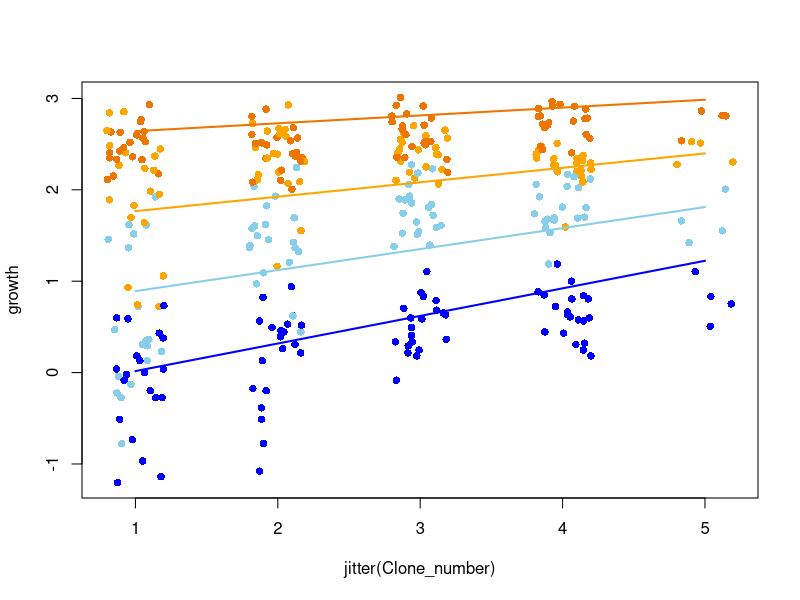
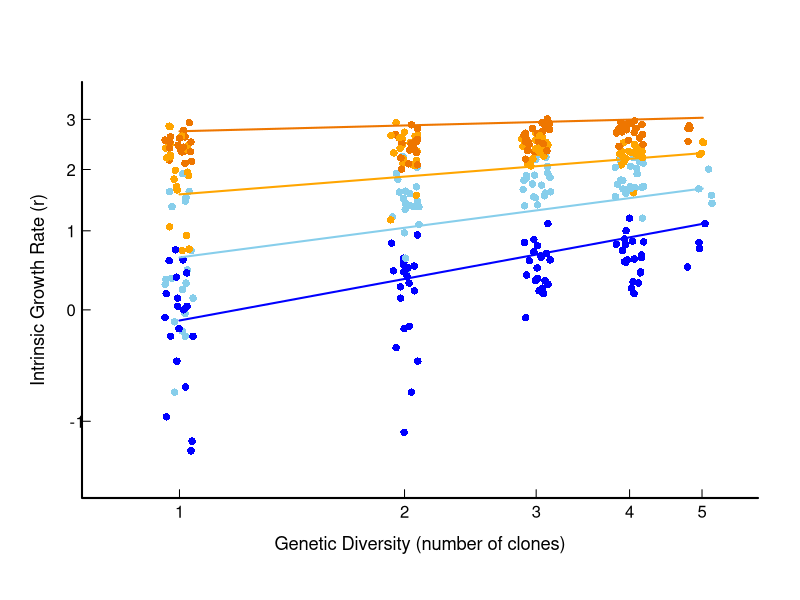
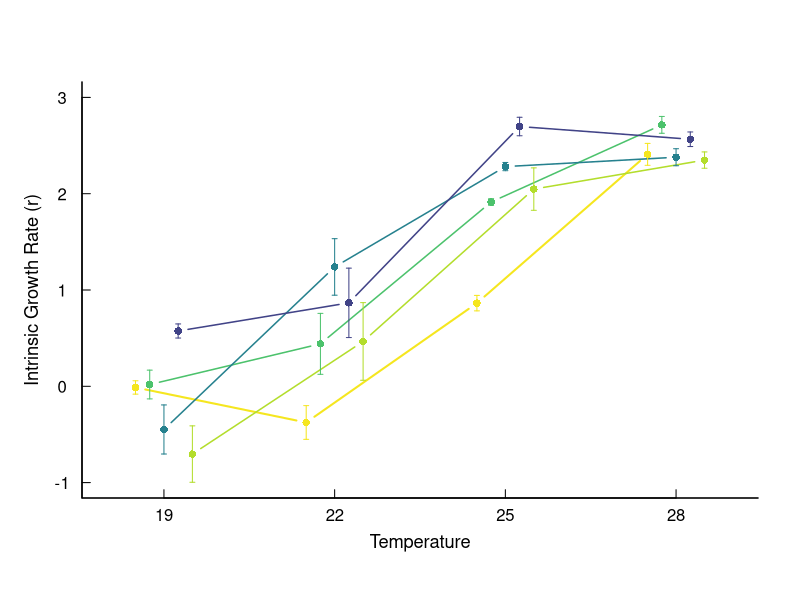

The R source for these figures, in order:
		####################################
		##### Singleton & Gibert, 2021 #####
		####################################
		
# install and load packages for data handling 
library("reshape2")
library("dplyr")
library("rstatix")
library("broom")
library("emmeans")
library("viridis")

##------------------------------------------------------------------------------------------
## 1) Data handling
# set working directory to the folder where the data file is 
setwd("~/Desktop/JP/Papers_in_progress/Alex_tetra/Data/Alex's_code")

# load data and visualize using function head 
tdata <- read.csv("Tetra_data_clones.csv")
head(tdata)

# Converting data from short format to long format
tdata_new <- melt(tdata,
id.vars=c("Temperature","Clone_number","Combination","Clone_A","Clone_B","Clone_C","Clone_D","Clone_E"))

# Calculating per capita growth rate (using as Ni=50in/ml and time=1 day)
tdata_new$growth <- log(tdata_new$value)-log(50)

# Redefine variables as needed (eg. Clone presence/absence as factor)
tdata_new <- tdata_new %>%
mutate(lgrowth=log10(growth+3),lclone=log10(Clone_number),Clone_A=as.factor(Clone_A),Clone_B=as.factor(Clone_B),Clone_C=as.factor(Clone_C),Clone_D=as.factor(Clone_D),Clone_E=as.factor(Clone_E))



##------------------------------------------------------------------------------------------
## 2) FIGURE 2a
# 1) Non-transformed data: Preliminary data analysis
# data analysis
mod <- lm(growth~Clone_number*Temperature,data=tdata_new)
summary(mod)

df_19 <- data.frame(Clone_number=seq(1,5,length.out=100),Temperature=rep(19,100))
df_22 <- data.frame(Clone_number=seq(1,5,length.out=100),Temperature=rep(22,100))
df_25 <- data.frame(Clone_number=seq(1,5,length.out=100),Temperature=rep(25,100))
df_28 <- data.frame(Clone_number=seq(1,5,length.out=100),Temperature=rep(28,100))
pred_19 <- t(t(predict(mod,df_19)))
pred_22 <- t(t(predict(mod,df_22)))
pred_25 <- t(t(predict(mod,df_25)))
pred_28 <- t(t(predict(mod,df_28)))

plot(growth~jitter(Clone_number),data=tdata_new,pch=16,col=c("blue","sky blue","orange","darkorange2")[as.factor(tdata_new$Temperature)])
lines(pred_19~df_19$Clone_number,col="blue", lwd=2)
lines(pred_22~df_22$Clone_number,col="sky blue", lwd=2)
lines(pred_25~df_25$Clone_number,col="orange", lwd=2)
lines(pred_28~df_28$Clone_number,col="darkorange2", lwd=2)


# 2) Log-transformed data: Preliminary data analysis
#plot(lgrowth~jitter(lclone),data=tdata_new,pch=16,col=c("blue","sky blue","orange","red")[as.factor(tdata_new$Temperature)],axes=FALSE)
#box(lwd=2)
#axis(1,at=)

# data analysis
modl <- lm(lgrowth~lclone*Temperature,data=tdata_new)
summary(modl)

df_19 <- data.frame(lclone=seq(0,0.7,length.out=100),Temperature=rep(19,100))
df_22 <- data.frame(lclone=seq(0,0.7,length.out=100),Temperature=rep(22,100))
df_25 <- data.frame(lclone=seq(0,0.7,length.out=100),Temperature=rep(25,100))
df_28 <- data.frame(lclone=seq(0,0.7,length.out=100),Temperature=rep(28,100))
pred_19 <- t(t(predict(modl,df_19)))
pred_22 <- t(t(predict(modl,df_22)))
pred_25 <- t(t(predict(modl,df_25)))
pred_28 <- t(t(predict(modl,df_28)))

# Figure
#pdf("~/Documents/Protist_Lab/fig_2.pdf",height=6,width=6)
plot(lgrowth~jitter(lclone),data=tdata_new,pch=16,col=c("blue","sky blue","orange","darkorange2")[as.factor(tdata_new$Temperature)],axes=FALSE,xlab="",ylab="",xlim=c(log10(0.8),log10(5.5)),ylim=c(log10(1.6),log10(6.5)))
box(lwd=2,bty="l")
axis(1,at=log10(c(1,2,3,4,5)),labels=c("1","2","3","4","5"),tck=0.02,padj=-1.25)
mtext("Genetic Diversity (number of clones)",1,line=1.8,cex=1.1)
axis(2,at=log10(c(2,3,4,5,6)),labels=c("-1","0","1","2","3"),tck=0.02,las=TRUE,hadj=-0.5)
mtext("Intrinsic Growth Rate (r)",2,line=1.7,cex=1.1)
lines(pred_19~df_19$lclone,col="blue", lwd=2)
lines(pred_22~df_22$lclone,col="sky blue", lwd=2)
lines(pred_25~df_25$lclone,col="orange", lwd=2)
lines(pred_28~df_28$lclone,col="darkorange2", lwd=2)
#dev.off()


##------------------------------------------------------------------------------------------
## 2) TABLE 1

## We select the monoclonal populations to understand the mechanisms through which these effects occur. Notice we're not using log values here.
tdata_single_cl <- tdata_new %>%
	group_by(Clone_number) %>%
	filter(Clone_number==1) %>%
			mutate(Combination=as.factor(Combination), Temperature=as.factor(Temperature))

# GxE
tdata_single_cl %>%
  anova_test(
    growth ~ Combination*Temperature
  )

# E
tdata_single_cl %>%
  group_by(Combination) %>%
  anova_test(growth ~ Temperature)

# G
tdata_single_cl %>%
  group_by(Temperature) %>%
  anova_test(growth ~ Combination)


## Post-hoc differences mong clones across temperatures.
pwc <- tdata_single_cl %>% 
  group_by(Temperature) %>%
  emmeans_test(
    growth ~ Combination,
    p.adjust.method = "bonferroni"
    )
pwc %>% print(n=120)


##------------------------------------------------------------------------------------------
## 2) FIGURE 2b

## Prep data
tdata_new_2 <- tdata_new %>%
	group_by(Temperature,Combination) %>%
	summarize(mean_growth=mean(growth, na.rm=TRUE),se=sd(growth, na.rm=TRUE)/sqrt(4))

## Offset the means in the horizontal axis for better visualization
Aplot <- data.frame(mean_growth=tdata_new_2[which(tdata_new_2$Combination=="A"),]$mean_growth,Temperature=tdata_new_2[which(tdata_new_2$Combination=="A"),]$Temperature-0.5,Combination=rep("A",4),se=tdata_new_2[which(tdata_new_2$Combination=="A"),]$se)
Bplot <- data.frame(mean_growth=tdata_new_2[which(tdata_new_2$Combination=="B"),]$mean_growth,Temperature=tdata_new_2[which(tdata_new_2$Combination=="B"),]$Temperature-0.25,Combination=rep("B",4),se=tdata_new_2[which(tdata_new_2$Combination=="B"),]$se)
Cplot <- data.frame(mean_growth=tdata_new_2[which(tdata_new_2$Combination=="C"),]$mean_growth,Temperature=tdata_new_2[which(tdata_new_2$Combination=="C"),]$Temperature,Combination=rep("C",4),se=tdata_new_2[which(tdata_new_2$Combination=="C"),]$se)
Dplot <- data.frame(mean_growth=tdata_new_2[which(tdata_new_2$Combination=="D"),]$mean_growth,Temperature=tdata_new_2[which(tdata_new_2$Combination=="D"),]$Temperature+0.25,Combination=rep("D",4),se=tdata_new_2[which(tdata_new_2$Combination=="D"),]$se)
Eplot <- data.frame(mean_growth=tdata_new_2[which(tdata_new_2$Combination=="E"),]$mean_growth,Temperature=tdata_new_2[which(tdata_new_2$Combination=="E"),]$Temperature+0.5,Combination=rep("E",4),se=tdata_new_2[which(tdata_new_2$Combination=="E"),]$se)

finalplot <- rbind(Aplot,Bplot,Cplot,Dplot,Eplot)

## Figure
plot(mean_growth~Temperature,data=finalplot[which(finalplot$Combination=="A"),],pch=16,type="b",xlim=c(18,29),ylim=c(-1,3),col=viridis(72)[71],axes=FALSE,xlab="",ylab="", lwd=2)
box(lwd=1.5,bty="l")
points(mean_growth~Temperature,data=finalplot[which(finalplot$Combination=="B"),],pch=16,type="b",col=viridis(72)[52], lwd=1.5)
points(mean_growth~Temperature,data=finalplot[which(finalplot$Combination=="C"),],pch=16,type="b",col=viridis(72)[32], lwd=1.5)
points(mean_growth~Temperature,data=finalplot[which(finalplot$Combination=="D"),],pch=16,type="b",col=viridis(72)[15], lwd=1.5)
points(mean_growth~Temperature,data=finalplot[which(finalplot$Combination=="E"),],pch=16,type="b",col=viridis(72)[64], lwd=1.5)

axis(1,(c(19,22,25,28)),labels=c("19","22","25","28"),tck=0.02,padj=-1)
mtext("Temperature",1,line=1.7,cex=1.1)
mtext("Intrinsic Growth Rate (r)",2,line=2,cex=1.1)
axis(2,c(-2,-1,0,1,2,3),tck=0.02,hadj=0.5,las=TRUE)

arrows(x0=finalplot$Temperature, 
y0=finalplot$mean_growth-finalplot$se, 
x1=finalplot$Temperature, 
y1=finalplot$mean_growth+finalplot$se, 
code=3, angle=90, length=0.025, col=c(viridis(72)[71],viridis(72)[52],viridis(72)[32],viridis(72)[15],viridis(72)[64])[as.factor(finalplot$Combination)], lwd=1)



##THE END
